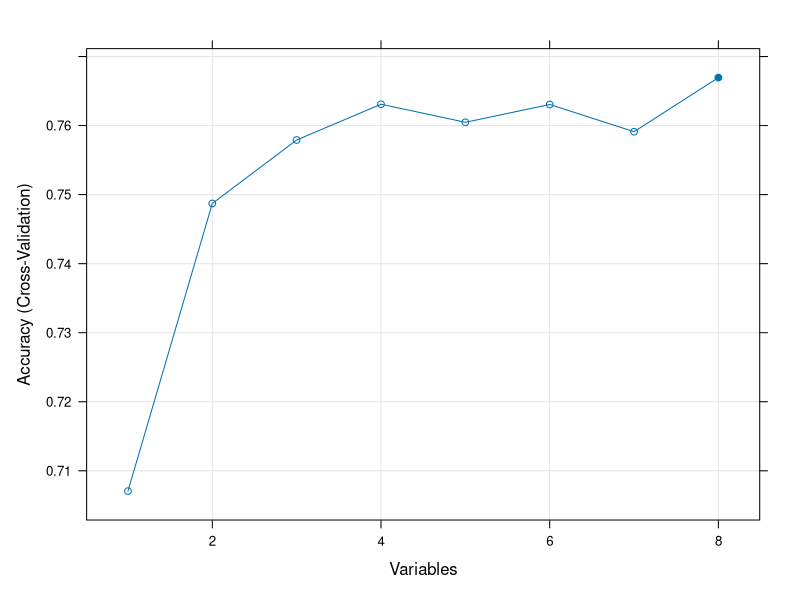

Write the R code that produced this figure.
# ensure the results are repeatable
set.seed(7)
# load the library
library(mlbench)
library(caret)
#library(e1071) #Called from other packages
#library(randomForest) #Called from other packages
# load the data
data(PimaIndiansDiabetes)
# define the control using a random forest selection function
control <- rfeControl(functions=rfFuncs, method="cv", number=10)
# run the RFE algorithm
results <- rfe(PimaIndiansDiabetes[,1:8], PimaIndiansDiabetes[,9], sizes=c(1:8), rfeControl=control)
# summarize the results
print(results)
# list the chosen features
predictors(results)
# plot the results
plot(results, type=c("g", "o"))